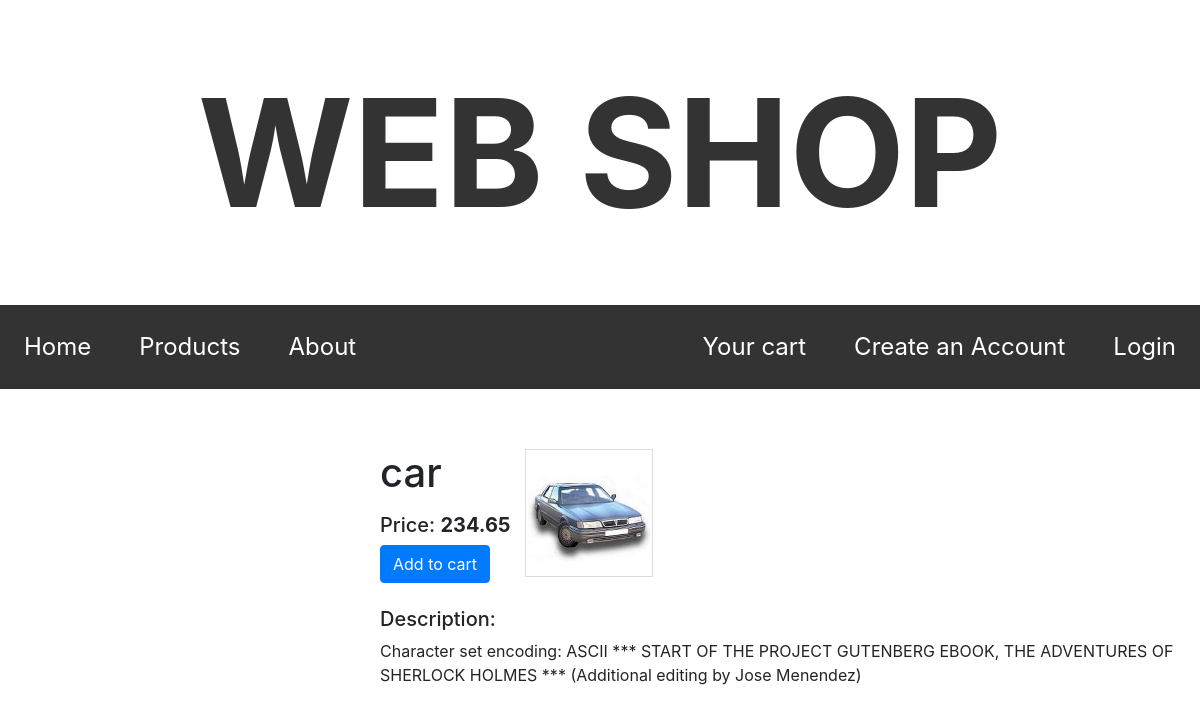
The app's page /products/4 with its own data.
### web_shop/models.py (models this page shows, shortened)
class Product(db.Model):
    id = db.Column(db.Integer(), primary_key=True)
    name = db.Column(db.String(80), nullable=False, unique=True)
    price = db.Column(db.Integer(), nullable=False)  # in cents
    description = db.Column(db.Text(), default='XDDDD', nullable=False)
    date_added = db.Column(db.DateTime(), nullable=False, default=datetime.utcnow)
    image = db.Column(db.String(), nullable=False, default='pokemon.jpg')

### web_shop/routes.py (the view)
@app.route('/products/<int:product_id>')
def this_product(product_id):
    product = Product.query.filter_by(id=product_id).first()
    if current_user.is_authenticated:
        in_favourites = product_id in set((product.id for product in current_user.favourites))  # product is already favourites
    else:
        in_favourites = None
    return render_template('this_product.html', title=product.name, in_favourites=in_favourites,
                           product=product, cart=session.get('cart'), Product=Product, show_modal=False)

### web_shop/templates/this_product.html (shortened to what this page needs)
{% extends "layout.html" %}
{% block content %}
    <div class="left-content">
    </div>
    <article class="main-content">
        <div class="d-flex mb-4">
            <div class="row">
                <div class="col">
                    <h1 class="mb-3">{{ product.name }}</h1>
                    <h5>Price: <span class="font-weight-bold">{{ "{:.2f}".format(product.price / 100) }}</span></h5>
                    <a class='btn btn-primary' href="{{ url_for('add_to_cart', product_id=product.id) }}">Add to cart</a>
                </div>
                <img class="product-image" src="{{ url_for('static', filename='pictures/' + product.image) }}">
            </div>
        </div>
        <h5>Description: </h5>
        <p>{{ product.description }}</p>
    </article>
{% endblock content %}

### web_shop/static/main.css (style rules this page uses)
a { text-decoration: none; }
.left-content { float: left; padding: 20px; width: 30%; }
.product-image { border: 1px solid #ddd; width: 8em; height: 8em; }
.main-content { float: left; width: 70%; padding: 20px; }
* { box-sizing: border-box; }

### records on screen
Product: name "car", product.price/100 "234.65", image (picture), description "Character set encoding: ASCII *** START OF THE PROJECT GUTENBERG EBOOK, THE ADVENTURES OF SHERLOCK HOLMES *** (Additional editing by Jose Menendez)"
